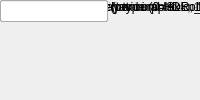
<?xml version="1.0" encoding="UTF-8"?>
<ui version="4.0">
 <class>MainWindow</class>
 <widget class="QMainWindow" name="MainWindow">
  <property name="windowTitle"><string>auto_tap</string></property>
  <widget class="QWidget" name="centralwidget">
   <!-- NOTE: this is a simplified structural mirror of the generated
        <module>_ui.py, not a full round-trip Designer file. Regenerate
        both from the same spec if you need to edit layout by hand. -->
       <widget class="QLabel" name="label_n_ants">
     <property name="text"><string>Number of antennas (total inputs = n_ants*n_simultan below)</string></property>
    </widget>
       <widget class="QLineEdit" name="n_ants"/>
       <widget class="QLabel" name="label_n_simultan">
     <property name="enabled"><bool>false</bool></property>
     <property name="text"><string>Number of inputs fed-in simultaneously</string></property>
    </widget>
       <widget class="QLineEdit" name="n_simultan">
     <property name="enabled"><bool>false</bool></property>
    </widget>
       <widget class="QLabel" name="label_n_bits">
     <property name="text"><string>Number of input bits (per complex component)</string></property>
    </widget>
       <widget class="QLineEdit" name="n_bits"/>
       <widget class="QLabel" name="label_acc_len">
     <property name="text"><string>Accumulation length</string></property>
    </widget>
       <widget class="QLineEdit" name="acc_len"/>
       <widget class="QLabel" name="label_add_latency">
     <property name="text"><string>Adder latency</string></property>
    </widget>
       <widget class="QLineEdit" name="add_latency"/>
       <widget class="QLabel" name="label_mult_latency">
     <property name="text"><string>Multiplier latency</string></property>
    </widget>
       <widget class="QLineEdit" name="mult_latency"/>
       <widget class="QLabel" name="label_bram_latency">
     <property name="text"><string>BRAM latency</string></property>
    </widget>
       <widget class="QLineEdit" name="bram_latency"/>
       <widget class="QLabel" name="label_mult_type">
     <property name="text"><string>Multiplier Type (0=behavioural HDL, 1=embedded, 2=core)</string></property>
    </widget>
       <widget class="QLineEdit" name="mult_type"/>
       <widget class="QLabel" name="label_use_bram_delay">
     <property name="text"><string>Implementation: Delay type (0=SLR, 1=BRAM)</string></property>
    </widget>
       <widget class="QLineEdit" name="use_bram_delay"/>
  </widget>
 </widget>
 <resources/>
 <connections/>
</ui>
